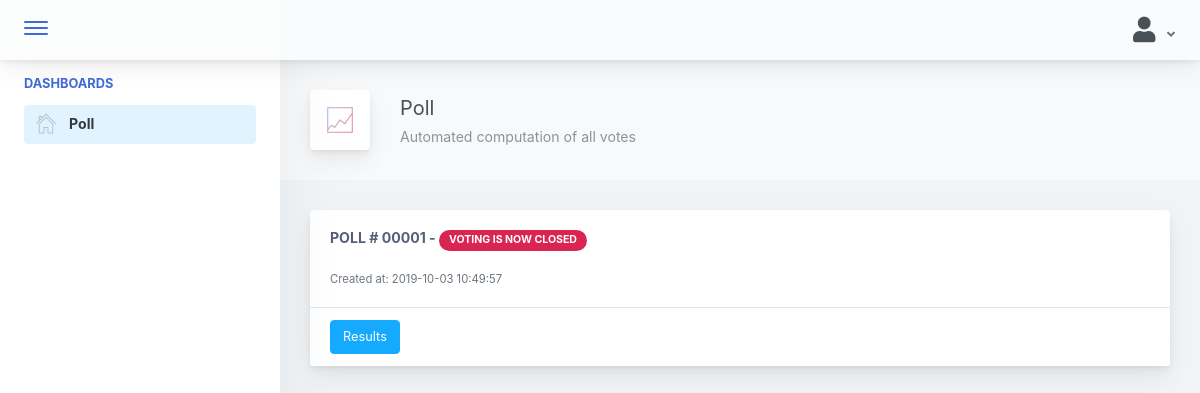
The page /voter/pages/poll.php (signed in) on the database as committed earlier.
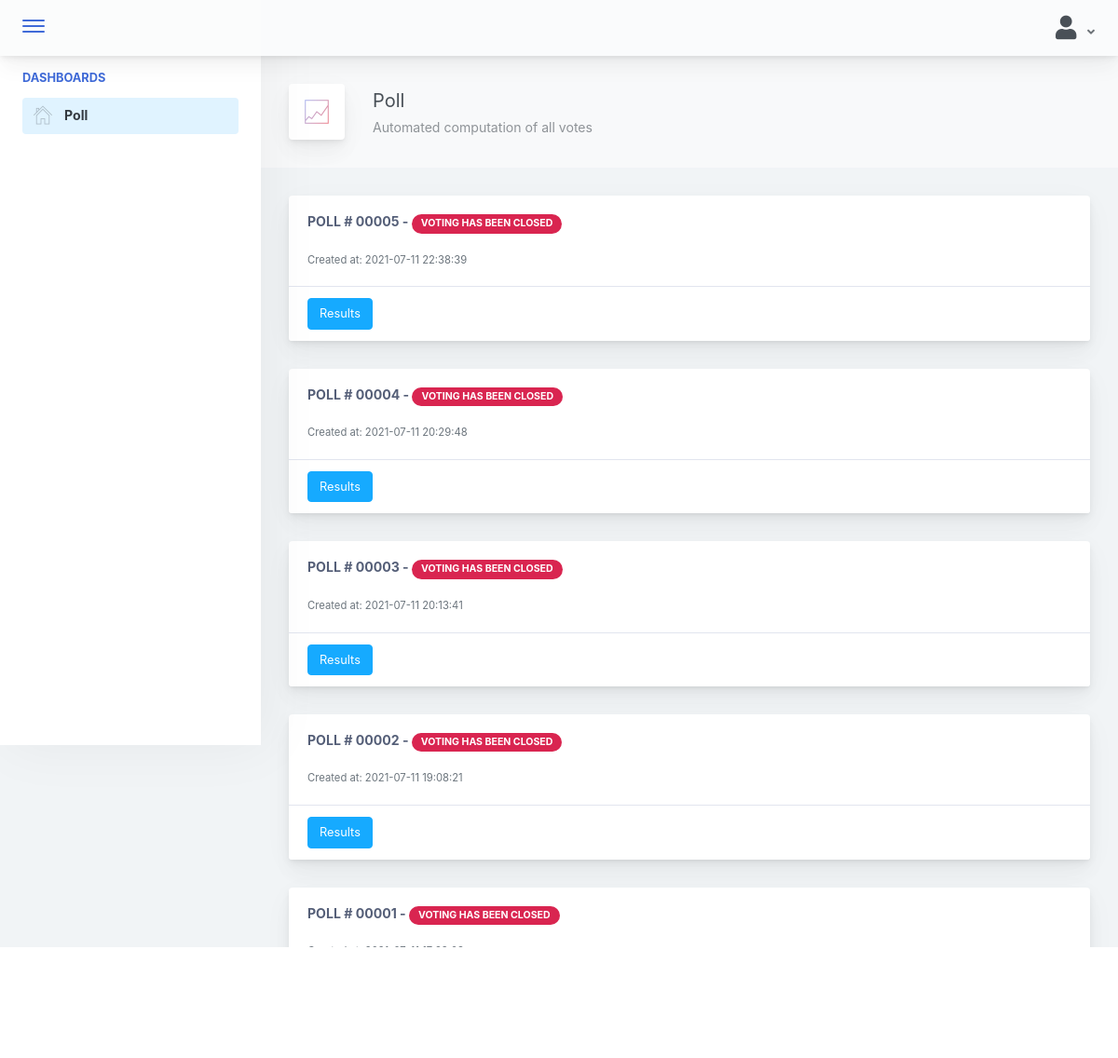
The same page on the database as committed later.
### tables this page shows
CREATE TABLE `poll_file` (
  `poll_id` int NOT NULL AUTO_INCREMENT,
  `created_at` datetime NOT NULL,
  `started_at` datetime DEFAULT NULL,
  `end_at` datetime DEFAULT NULL,
  `poll_status` int NOT NULL,
  PRIMARY KEY (`poll_id`)
);

CREATE TABLE `status_file` (
  `status_id` int NOT NULL AUTO_INCREMENT,
  `status_name` varchar(50) NOT NULL,
  PRIMARY KEY (`status_id`)
);

### model/select_queries.php (called while the page is built, shortened)
<?php
	class Select
	{
        private $conn;
		public function __construct($db){
			$this->conn = $db;
		}
		public function getPositions(){
			$query = " SELECT * FROM positions_file";
			$this->conn->setAttribute( PDO::ATTR_ERRMODE, PDO:: ERRMODE_WARNING);
			$sel = $this->conn->prepare($query);
			$sel->execute();
			return $sel;
        }
		public function getPoll(){
			$query = " SELECT LPAD(poll_id, 5, '0') as poll_no, poll_id, poll_status, status_name, created_at, (SELECT poll_id FROM poll_file ORDER BY poll_id DESC LIMIT 1) as latest_poll FROM poll_file, status_file WHERE poll_status=status_id ORDER BY poll_id DESC";
			$this->conn->setAttribute( PDO::ATTR_ERRMODE, PDO:: ERRMODE_WARNING);
			$sel = $this->conn->prepare($query);
			$sel->execute();
			return $sel;
        }
    }
?>

### voter/pages/poll.php (the view, shortened to what the rows shown need)
<!doctype html>
<html lang="en">
<?php
    include '../../voter/components/header.php';
    include '../../model/select_queries.php';
    $con = new connection();
    $db = $con->connect();
    $select = new Select($db);
?>
<body>
<div class="app-container app-theme-white body-tabs-shadow fixed-sidebar fixed-header">
    <?php
        include '../../voter/components/sidebar.php';
        include '../../voter/components/semi-navbar.php';
        include '../../voter/components/accordion.php';
    ?>
</div>
</body>
</html>

### voter/components/accordion.php (shortened to what the rows shown need)
<div class="row">
    <div class="col-md-12">
        <?php
            $query = $select->getPoll();
            while($row = $query->fetch(PDO::FETCH_ASSOC)){
                $poll = $row['latest_poll'];
                if($row['poll_status'] == 5){
                    echo '
                    <div class="main-card mb-3 card">
                        <div class="card-body">
                            <h5 class="card-title">POLL # '.$row['poll_no'].' - ';
                            if($row['poll_status'] == 4){
                                echo ' <div class="mb-2 mr-2 badge badge-pill badge-danger">'.$row['status_name'].'</div>';
                            }
                            else{
                                echo ' <div class="mb-2 mr-2 badge badge-pill badge-primary">'.$row['status_name'].'</div>';
                            }
                            echo '</h5>
                            <small class="form-text text-muted">Created at: '.$row['created_at'].'</small>
                            <div class="collapse mt-3" id="card-collapse'.$row['poll_id'].'">
                                <div class="col-md-12">
                                    <div id="accordion-'.$poll.'" class="accordion-wrapper _poll-parent-div">
                                    ';
                                    $collapse_no = 0;
                                    $query2 = $select->getPositionsInPoll($row['poll_id']);
                                    while($row2 = $query2->fetch(PDO::FETCH_ASSOC)){
                                        $isActive = $row['poll_status'] == 5 ? 'is_poll_active' : '';
                                        echo'
                                            <div class="card '.$isActive.' _poll-parent-div">
                                                <div pos_id="'.$row2['pos_id'].'" pos_name="'.$row2['pos_name'].'" class="card-header">
                                                    <button type="button" data-toggle="collapse" data-target="#collapse'.$collapse_no.'-'.$poll.'" aria-expanded="true" aria-controls="collapseOne" class="text-left m-0 p-0 btn btn-link btn-block">
                                                        <h6 class="m-0 p-0">'.$row2['pos_name'].'</h6>
                                                    </button>
                                                </div>
                                                <div data-parent="#accordion-'.$poll.'" id="collapse'.$collapse_no.'-'.$poll.'" aria-labelledby="headingOne" class="collapse">
                                                    <div class="card-body">
                                                        <table class="table table-hover table-bordered" id="candidate-table">
                                                            <thead>
                                                                <tr>
                                                                    <th colspan="3">Name</th>
                                                                    <th>Address</th>
                                                                    <th>Age</th>
                                                                    <th>Department</th>
                                                                    <th>Votes</th>
                                                                    <th>Actions</th>
                                                                </tr>
                                                            </thead>
                                                            <tbody>';
                                                                $president = $select->getRepresentativesInPoll($row['poll_id'], $row2['pos_id']);
                                                                while($pres = $president->fetch(PDO::FETCH_ASSOC)){
                                                                    echo '<tr>';
                                                                    $voted = $select->votedFor(1, $_SESSION['voters_id'], $poll, $pres['voters_id'])->fetch(PDO::FETCH_ASSOC);
                                                                    $doneVote = $select->doneVote(1, $_SESSION['voters_id'], $poll)->fetch(PDO::FETCH_ASSOC);
                                                                    if ($doneVote['done_vote'] != 0) {
                                                                            $deptArr = [];
                                                                            $deptReps = $select->getRepresentatives($poll, $_SESSION['voters_id']);
                                                                            while($votedReps = $deptReps->fetch(PDO::FETCH_ASSOC)){
                                                                                if(!in_array($votedReps['rep_id'], $deptArr)) {
                                                                                    $deptArr[] = $votedReps['rep_id'];
                                                                                }
                                                                            }
                                                                            if (in_array($pres['voters_id'], $deptArr)) {
                                                                                echo '<td style="text-align: center">
                                                                                <button class="mb-2 mr-2 btn btn-primary">VOTED</button>
                                                                            </td>';
                                                                            }  else {
                                                                                echo '<td style="text-align: center">
                                                                                        <i class="fa fa fa-times"></i>
                                                                                </td>';
                                                                            }
                                                                    } else {
                                                                        if ($pres['pos_name'] == "Department Representatives" || $pres['pos_name'] == "Department Representative") {
                                                                            echo '<td style="text-align: center">
                                                                                <div class="custom-radio custom-control">
                                                                                    <input type="radio" id="radio'.$ctr.'-'.$poll.'" name="'.$pres['user_department'].'" class="position-'.$row2['pos_id'].' custom-control-input president representatives" value="'.$pres['voters_id'].'" position="president" candidate-name="'.$pres['user_fullname'].'">
                                                                                    <label class="custom-control-label" for="radio'.$ctr.'-'.$poll.'"><i class="fa fa fa-check"></i></label>
                                                                                </div>
                                                                            </td>';
                                                                        } else {
                                                                            echo '<td style="text-align: center">
                                                                                <div class="custom-radio custom-control">
                                                                                    <input type="radio" id="radio'.$ctr.'-'.$poll.'" name="president-radio-'.$collapse_no.'-'.$poll.'" class="position-'.$row2['pos_id'].' custom-control-input president" value="'.$pres['voters_id'].'" position="president" candidate-name="'.$pres['user_fullname'].'">
                                                                                    <label class="custom-control-label" for="radio'.$ctr.'-'.$poll.'"><i class="fa fa fa-check"></i></label>
                                                                                </div>
                                                                            </td>';
                                                                        }
                                                                    }
                                                                    echo '
                                                                        <td style="width: 70px; text-align: center"><i class="fa fa-user fa-2x"></i></td>
                                                                        <td style="width: 160px">'.$pres['user_fullname'].'</td>
                                                                        <td>'.$pres['user_address'].'</td>
                                                                        <td>'.$pres['user_age'].'</td>';
                                                                        if ($pres['user_department'] && $pres['pos_name'] == "Department Representatives" || $pres['pos_name'] == "Department Representative") {
                                                                            echo '<td>'.$pres['user_department'].'</td>';
                                                                        } else {
                                                                            echo '<td>---</td>';
                                                                        }
                                                                        echo '
                                                                        <td>'.$pres['total_votes'].'</td>
                                                                        <td style="text-align: center">
                                                                        <button class="mb-2 mr-2 btn btn-primary details" data-toggle="modal" data-target="#candidate-info" value="'.$pres['user_id'].'"><i class="fa fa-id-card"></i> More Details</button>
                                                                        </td>
                                                                    </tr>
                                                                    ';
                                                                    $ctr++;
                                                                }
                                                            echo '
                                                            </tbody>
                                                        </table>
                                                    </div>
                                                </div>
                                            </div>
                                        ';
                                        $collapse_no++;
                                    }
                                echo'
                                    </div>
                                </div>
                            </div>
                        </div>
                        <div class="card-footer">';
                        $isVoted = $select->alreadyVoted($poll, $_SESSION['voters_id'])->fetch(PDO::FETCH_ASSOC);
                        if (!$isVoted['voted']) {
                            echo '
                            <button type="button" data-toggle="collapse" href="#card-collapse'.$row['poll_id'].'" class="btn mr-2 btn-primary">Select Candidates</button>
                            ';
                        } else {
                            echo '
                            <button type="button" data-toggle="collapse" href="#card-collapse'.$row['poll_id'].'" class="btn mr-2 btn-primary">Candidates</button>
                            ';
                        }
                        echo '
                            <button type="button" data-toggle="modal" data-target="#real-time-leaderboard" class="btn mr-2 mb-0 btn-info real-time-leaderboard" value="'.$row['poll_id'].'">Real-Time Leaderboard</button>';
                            if (!$isVoted['voted']) {
                                echo '
                                <button type="button" id="_submit-votes" class="btn mr-2 mb-0 btn-info" value="'.$row['poll_id'].'"><i class="fa fa-paper-plane" aria-hidden="true" title="Copy to use stop"></i>  Submit Votes</button>
                                ';
                            }
                            echo'
                        </div>
                    </div>
                    ';
                }
                else{
                    if($row['poll_status'] == 4){
                        echo '
                        <div class="main-card mb-3 card">
                            <div class="card-body">
                                <h5 class="card-title">POLL # '.$row['poll_no'].' - ';
                                if($row['poll_status'] == 4){
                                    echo ' <div class="mb-2 mr-2 badge badge-pill badge-danger">'.$row['status_name'].'</div>';
                                }
                                else{
                                    echo ' <div class="mb-2 mr-2 badge badge-pill badge-primary">'.$row['status_name'].'</div>';
                                }
                                echo '</h5>
                                <small class="form-text text-muted">Created at: '.$row['created_at'].'</small>
                            </div>
                            <div class="card-footer">
                                <button status="'.$row['poll_status'].'" type="button" data-toggle="modal" data-target="#real-time-leaderboard" class="btn mr-2 mb-0 btn-info real-time-leaderboard" value="'.$row['poll_id'].'">Results</button>
                            </div>
                        </div>
                        ';
                    }
                }
            }
        ?>
    </div>
</div>

Rows that differ between the two databases and show on the page:
removed poll_file: poll_no "00001", status_file.status_name "VOTING IS NOW CLOSED", created_at "2019-10-03 10:49:57", $row['poll_id'] 1 (drawn)
added poll_file: poll_no "00005", status_file.status_name "VOTING HAS BEEN CLOSED", created_at "2021-07-11 22:38:39", $row['poll_id'] 5 (drawn)
added poll_file: poll_no "00004", status_file.status_name "VOTING HAS BEEN CLOSED", created_at "2021-07-11 20:29:48", $row['poll_status'] 4 (drawn)
added poll_file: poll_no "00003", status_file.status_name "VOTING HAS BEEN CLOSED", created_at "2021-07-11 20:13:41", $row['poll_id'] 3 (drawn)
added poll_file: poll_no "00002", status_file.status_name "VOTING HAS BEEN CLOSED", created_at "2021-07-11 19:08:21", $row['poll_id'] 2 (drawn)
added poll_file: poll_no "00001", status_file.status_name "VOTING HAS BEEN CLOSED", created_at "2021-07-11 17:23:03", $row['poll_id'] 1 (drawn)
